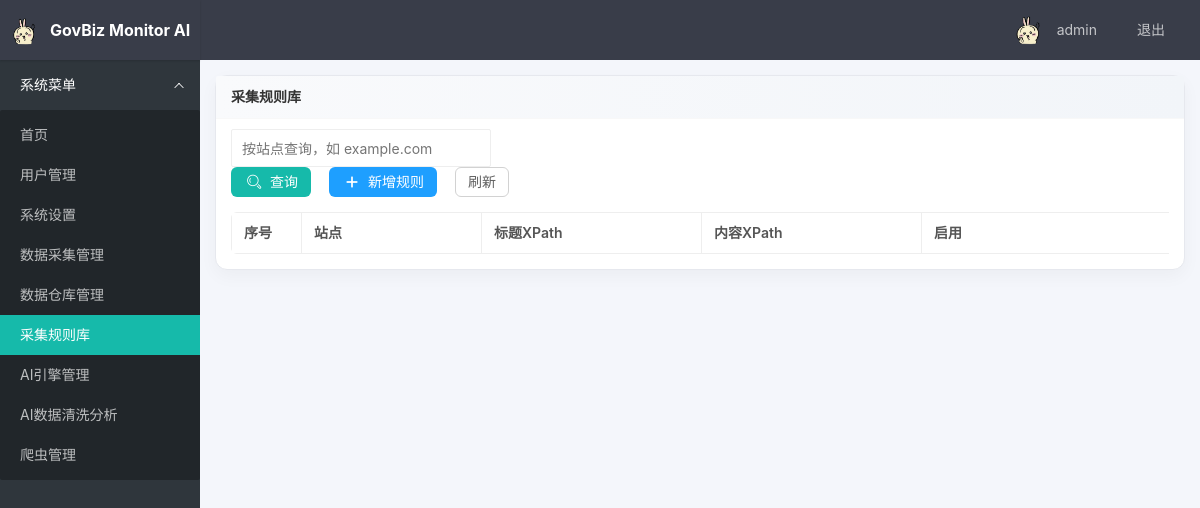
The app's page /admin/rules (signed in), older data.
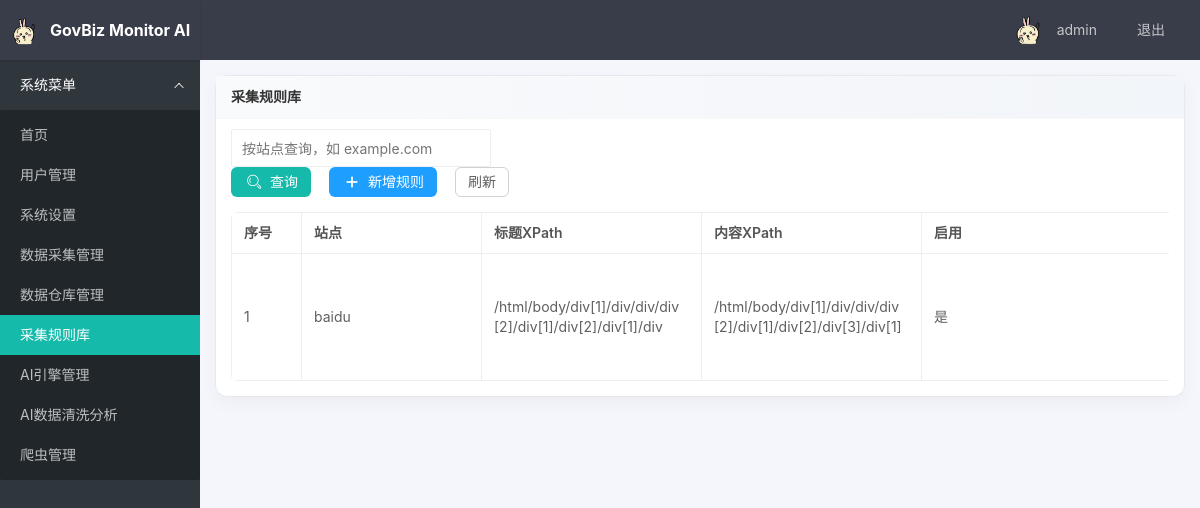
The same page, newer data.
### tables this page shows
CREATE TABLE crawl_rules(
        id integer primary key autoincrement,
        site text not null,
        title_xpath text,
        content_xpath text,
        request_headers text,
        enabled integer default 1,
        created_at datetime default current_timestamp
    , seq integer default 0);

### app/admin.py (the view)
@bp.route('/rules')
def rules():
    execute_update("create table if not exists crawl_rules(\n        id integer primary key autoincrement,\n        site text not null,\n        title_xpath text,\n        content_xpath text,\n        request_headers text,\n        enabled integer default 1,\n        created_at datetime default current_timestamp\n    )")
    q = request.args.get('q', '').strip()
    rows = []
    if q:
        rows = query_all("select * from crawl_rules where site like ? order by id asc", [f"%{q}%"])
    else:
        rows = query_all("select * from crawl_rules order by id asc")
    return render_template('admin/rules.html', rows=rows, q=q)

### app/admin.py (called while the page is built)
@bp.before_request
@login_required
def require_admin():
    if not current_user.is_admin:
        flash("无权访问", "error")
        return redirect(url_for('main.index'))

### app/db.py (called while the page is built)
def get_connection():
    conn = sqlite3.connect(str(DATABASE))
    conn.row_factory = sqlite3.Row
    return conn

def query_all(sql, params=None):
    conn = get_connection()
    try:
        cur = conn.execute(sql, params or [])
        rows = cur.fetchall()
        return [dict(row) for row in rows]
    finally:
        conn.close()

def query_one(sql, params=None):
    conn = get_connection()
    try:
        cur = conn.execute(sql, params or [])
        row = cur.fetchone()
        return dict(row) if row else None
    finally:
        conn.close()

def execute_update(sql, params=None):
    conn = get_connection()
    try:
        cur = conn.execute(sql, params or [])
        conn.commit()
        return cur.lastrowid
    finally:
        conn.close()

### app/models.py (called while the page is built)
    @property
    def is_admin(self):
        return self.role_name == 'admin'

### templates/admin/rules.html (shortened to what this page needs)
{% extends "base.html" %}
{% block content %}
<div class="layui-card">
  <div class="layui-card-header">采集规则库</div>
  <div class="layui-card-body">
    <div class="layui-form" style="margin-bottom:10px">
      <div class="layui-inline">
        <input type="text" id="q" value="{{ q }}" placeholder="按站点查询，如 example.com" class="layui-input" style="width:260px">
      </div>
      <div class="layui-inline op-actions">
        <button class="layui-btn" id="btnSearch"><i class="layui-icon layui-icon-search"></i>查询</button>
        <button class="layui-btn layui-btn-normal" id="btnAdd"><i class="layui-icon layui-icon-add-1"></i>新增规则</button>
        <button class="layui-btn layui-btn-primary" id="btnRefresh">刷新</button>
      </div>
    </div>
    <div class="table-wrap">
    <table class="layui-table rule-table">
      <colgroup>
        <col style="width:70px">
        <col style="width:180px">
        <col style="width:220px">
        <col style="width:220px">
        <col style="width:320px">
        <col style="width:90px">
        <col style="width:140px">
      </colgroup>
      <thead>
        <tr>
          <th>序号</th>
          <th>站点</th>
          <th>标题XPath</th>
          <th>内容XPath</th>
          <th>启用</th>
        </tr>
      </thead>
      <tbody>
        {% for r in rows %}
        <tr data-id="{{ r.id }}">
          <td>{{ loop.index }}</td>
          <td>{{ r.site }}</td>
          <td><div class="cell-clip">{{ r.title_xpath }}</div></td>
          <td><div class="cell-clip">{{ r.content_xpath }}</div></td>
          <td>{{ '是' if r.enabled == 1 else '否' }}</td>
        </tr>
        {% endfor %}
      </tbody>
    </table>
    </div>
  </div>
{% endblock %}

Row changes from the older to the newer data that the page shows:
added crawl_rules: site "baidu", title_xpath "/html/body/div[1]/div/div/div[2]/div[1]/div[2]/div[1]/div", content_xpath "/html/body/div[1]/div/div/div[2]/div[1]/div[2]/div[3]/div[1]", enabled "是"
